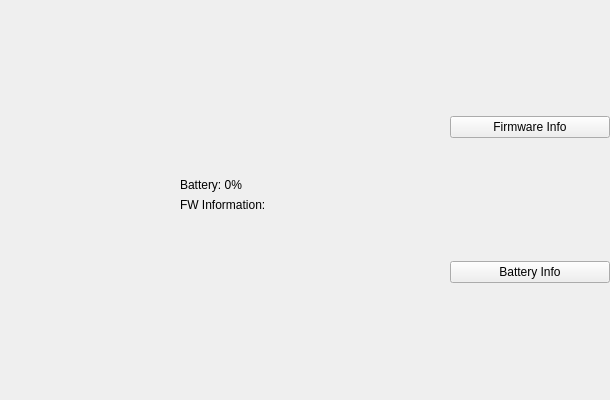
<?xml version="1.0" encoding="UTF-8"?>
<ui version="4.0">
 <class>DeviceInformation</class>
 <widget class="QWidget" name="DeviceInformation">
  <property name="geometry">
   <rect>
    <x>0</x>
    <y>0</y>
    <width>610</width>
    <height>400</height>
   </rect>
  </property>
  <property name="windowTitle">
   <string>Form</string>
  </property>
  <widget class="QWidget" name="verticalLayoutWidget">
   <property name="geometry">
    <rect>
     <x>450</x>
     <y>-1</y>
     <width>160</width>
     <height>401</height>
    </rect>
   </property>
   <layout class="QVBoxLayout" name="verticalLayout">
    <item>
     <widget class="QPushButton" name="mFirmwareInfo">
      <property name="text">
       <string>Firmware Info</string>
      </property>
     </widget>
    </item>
    <item>
     <widget class="QPushButton" name="mBatteryInfo">
      <property name="text">
       <string>Battery Info</string>
      </property>
     </widget>
    </item>
   </layout>
  </widget>
  <widget class="QWidget" name="formLayoutWidget">
   <property name="geometry">
    <rect>
     <x>-1</x>
     <y>79</y>
     <width>451</width>
     <height>231</height>
    </rect>
   </property>
   <layout class="QFormLayout" name="formLayout">
    <property name="labelAlignment">
     <set>Qt::AlignCenter</set>
    </property>
    <property name="formAlignment">
     <set>Qt::AlignCenter</set>
    </property>
    <item row="0" column="0">
     <widget class="QLabel" name="mBatterInfoLabel">
      <property name="text">
       <string>Battery: 0%</string>
      </property>
     </widget>
    </item>
    <item row="1" column="0">
     <widget class="QLabel" name="mFWInfoLabel">
      <property name="text">
       <string>FW Information: </string>
      </property>
     </widget>
    </item>
   </layout>
  </widget>
 </widget>
 <resources/>
 <connections/>
</ui>
